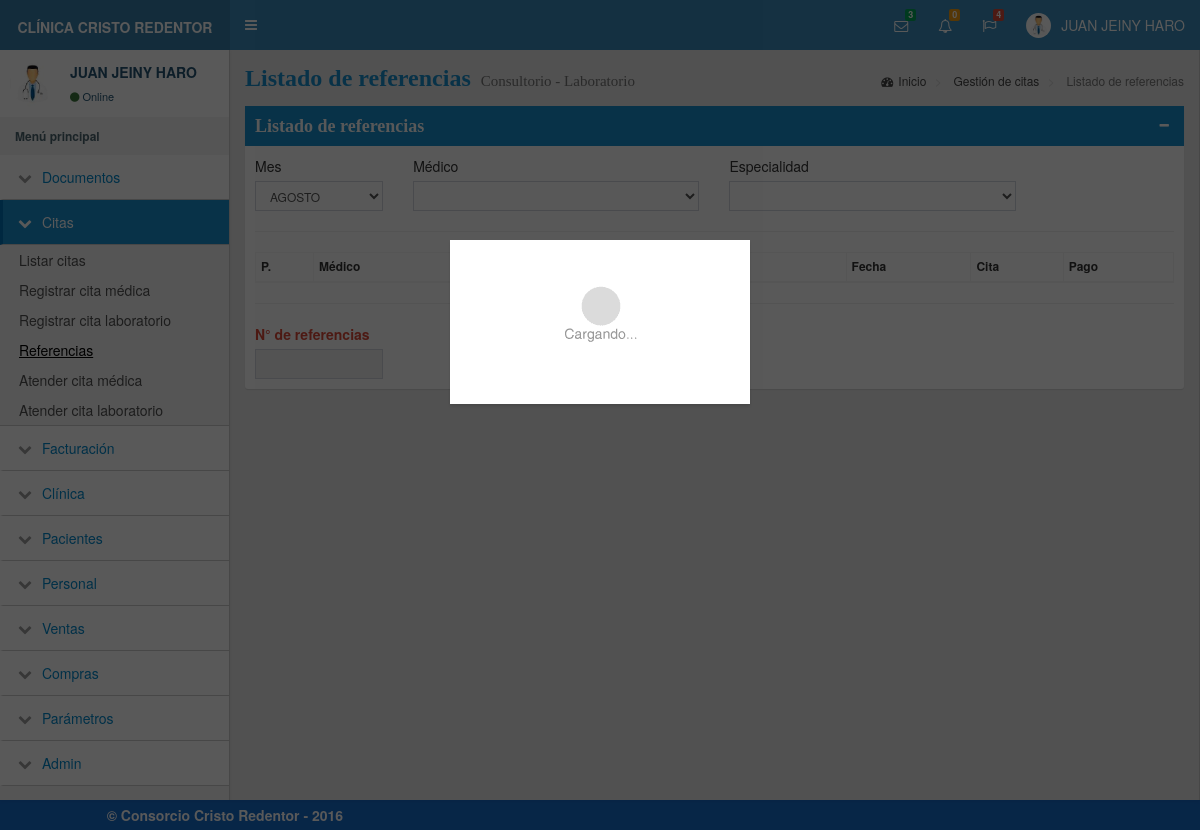
Screenshot of /modulos/citas/referencias.php (signed in) with the database file from the repository.
### tables this page shows
CREATE TABLE modules (
  id int NOT NULL PRIMARY KEY AUTO_INCREMENT,
  nombre VARCHAR(35) NOT NULL,
  folder VARCHAR(35) NOT NULL,
  active BOOLEAN NOT NULL DEFAULT 1
);

CREATE TABLE items (
  id int AUTO_INCREMENT PRIMARY KEY,
  module_id int NOT NULL,
  nombre VARCHAR(55) NOT NULL,
  file VARCHAR(55) NOT NULL,
  active BOOLEAN NOT NULL DEFAULT 1,
  FOREIGN KEY (module_id) REFERENCES modules(id)
);

### modulos/general/validar_sesion.php (called while the page is built, shortened)
<?php
$full_name = $_SESSION['full_name'];

### modulos/general/izquierda_menu.php (the view)
<aside class="main-sidebar">
    <div class="user-panel">
        <div class="pull-left image">
            <img src="../../img/doctor.JPG" class="img-circle" alt="User Image">
        </div>
        <div class="pull-left info" style="color:#245573 !important">
            <p><?= $full_name ?></p>
            <a href="#" style="color:#245573 !important"><i class="fa fa-circle text-success"></i>Online</a>
        </div>
    </div>
    <section class="sidebar">
        <ul class="sidebar-menu">
            <li class="header"><strong>Menú principal</strong></li>
            <?php
            $query = 'SELECT id, nombre, folder FROM modules';
            $result_set = mysqli_query($con, $query);
            $modules = $result_set->fetch_all();
            foreach ($modules as $module):
                $query = 'SELECT I.nombre, I.file FROM items I ' .
                            'INNER JOIN permissions P ON P.item_id=I.id ' .
                            'INNER JOIN modules M ON I.module_id=M.id ' .
                            'WHERE I.module_id = ' . $module[0] .
                            ' AND M.active = 1';
                $result_set_items = mysqli_query($con, $query);
                $items = $result_set_items->fetch_all();
                if (sizeof($items) > 0) {
            ?>
                    <li class="treeview">
                        <a href="#">
                            <i class="fa fa-chevron-down"></i>
                            <span><?= $module[1] ?></span>
                        </a>
                        <ul class="treeview-menu">
                            <?php foreach ($items as $item): ?>
                                <li class="treeview">
                                    <a href="../<?= $module[2] ?>/<?= $item[1] ?>.php">
                                        <span><?= $item[0] ?></span>
                                    </a>
                                </li>
                            <?php endforeach; ?>
                        </ul>
                    </li>
            <?php
                }
            endforeach;
            ?>
            <?php include 'izquierda_redes.php' ?>
        </ul>
    </section>
</aside>

### modulos/css/style.css (style rules this page uses)
body { background-color: #F3F3F3; }
.header { margin-bottom: 20px; }

### rows the page displays
modules: nombre "Documentos"
modules: nombre "Citas"
items: nombre "Listar citas"
items: nombre "Registrar cita médica"
items: nombre "Registrar cita laboratorio"
items: nombre "Referencias"
items: nombre "Atender cita médica"
items: nombre "Atender cita laboratorio"
modules: nombre "Facturación"
modules: nombre "Clínica"
modules: nombre "Pacientes"
modules: nombre "Personal"
modules: nombre "Ventas"
modules: nombre "Compras"
modules: nombre "Parámetros"
modules: nombre "Admin"

### other values shown
$pending_users_count "0"
$full_name "JUAN JEINY HARO"
form field cboMeses "AGOSTO"
